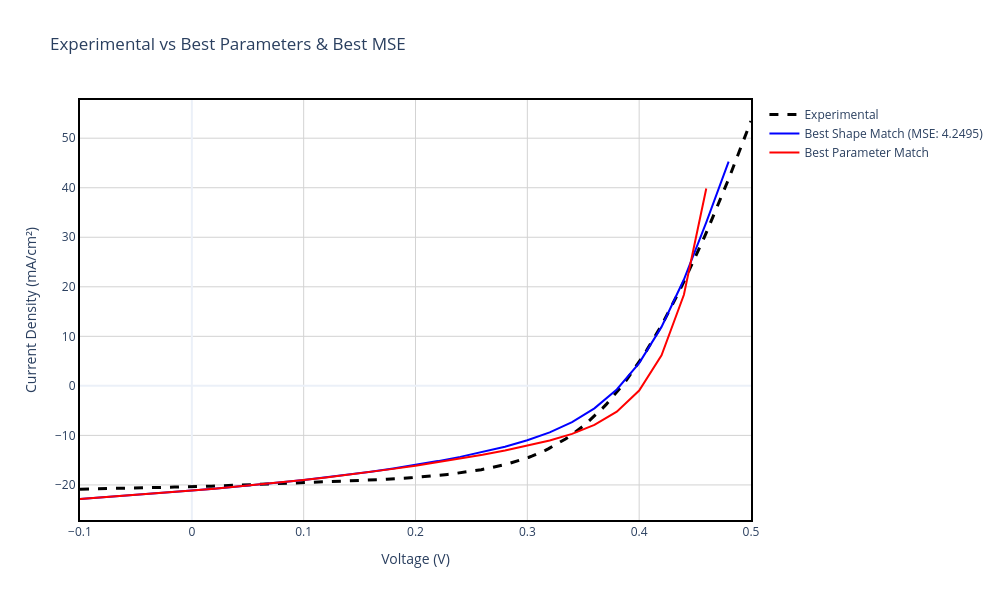

Notebook cell for this chart:
### Markdown cell above
## Section 6: Summary Comparison - Best Matches

This section presents a side-by-side comparison of the experimental J-V curve with the best matching simulations from both approaches:
- **Best Shape Match (MSE)**: Simulation with the most similar curve morphology to experimental data
- **Best Parameter Match**: Simulation with performance parameters (Voc, Jsc, FF, η) closest to targets

### Code cell
# Extract best matches
best_mse = top_5_mse[0]  # Best shape match
best_params = top_5_params[0]  # Best parameter match

# Create comparison figure
fig_summary = go.Figure()

# Add experimental data
fig_summary.add_trace(go.Scatter(
    x=exp_data['v(V)'], y=exp_data['jtot(mA/cm2)'], 
    mode='lines', name='Experimental', 
    line=dict(color='black', dash='dash', width=3),
    hovertemplate='<b>Experimental</b><br>V: %{x:.3f} V<br>J: %{y:.2f} mA/cm²<extra></extra>'
))

# Add best shape match
mask_mse = (best_mse['v(V)'] <= EXP_V_MAX) & (best_mse['jtot(mA/cm2)'] <= EXP_J_MAX)
v_mse = best_mse['v(V)'][mask_mse]
j_mse = best_mse['jtot(mA/cm2)'][mask_mse]
fig_summary.add_trace(go.Scatter(
    x=v_mse, y=j_mse, 
    mode='lines', name=f'Best Shape Match (MSE: {best_mse["mse"]:.4f})',
    line=dict(color='blue', width=2),
    hovertemplate='<b>Best Shape Match</b><br>V: %{x:.3f} V<br>J: %{y:.2f} mA/cm²<extra></extra>'
))

# Add best parameter match
mask_params = (best_params['v(V)'] <= EXP_V_MAX) & (best_params['jtot(mA/cm2)'] <= EXP_J_MAX)
v_params = best_params['v(V)'][mask_params]
j_params = best_params['jtot(mA/cm2)'][mask_params]
fig_summary.add_trace(go.Scatter(
    x=v_params, y=j_params, 
    mode='lines', name=f'Best Parameter Match',
    line=dict(color='red', width=2),
    hovertemplate='<b>Best Parameter Match</b><br>V: %{x:.3f} V<br>J: %{y:.2f} mA/cm²<extra></extra>'
))

fig_summary.update_xaxes(showline=True, linewidth=2, linecolor='black', mirror=True)
fig_summary.update_yaxes(showline=True, linewidth=2, linecolor='black', mirror=True)
fig_summary.update_layout(
    title='Experimental vs Best Parameters & Best MSE',
    xaxis_title='Voltage (V)',
    yaxis_title='Current Density (mA/cm²)',
    hovermode='closest',
    template='plotly_white',
    width=1000,
    height=600,
    plot_bgcolor='white',
    xaxis=dict(showgrid=True, gridwidth=1, gridcolor='lightgray'),
    yaxis=dict(showgrid=True, gridwidth=1, gridcolor='lightgray')
)
fig_summary.show()
fig_summary.write_image(os.path.join(plots_dir, 'Experimental_vs_Best_Parameters_and_Best_MSE.png'), width=1000, height=600)
print(f"✅ Saved Summary Plot to {plots_dir}/Experimental_vs_Best_Parameters_and_Best_MSE.png")

# Create comparison table as visual image
import matplotlib.pyplot as plt
from matplotlib.patches import Rectangle

# Format batch parameters for display
def convert_to_power_format(sci_notation):
    """Convert scientific notation (e.g., 1.00e+10) to power format (e.g., 1*10^10)"""
    import re
    match = re.match(r'([+-]?\d*\.?\d+)e([+-]?\d+)', str(sci_notation), re.IGNORECASE)
    if match:
        mantissa = float(match.group(1))
        exponent = int(match.group(2))
        # Format as "mantissa*10^exponent", removing decimal if it's a whole number
        if mantissa == int(mantissa):
            return f"{int(mantissa)}*10^{exponent}"
        else:
            return f"{mantissa:.0f}*10^{exponent}"
    return str(sci_notation)

def format_batch_params(batch_params):
    """Format batch parameters as a string"""
    params_str = ""
    for param_name, param_val in batch_params:
        # Extract only the part before ">>"
        short_name = param_name.split(">>")[0] if ">>" in param_name else param_name
        # Convert value to power format
        formatted_val = convert_to_power_format(param_val)
        params_str += f"{short_name}: {formatted_val}\n"
    return params_str.rstrip()

# Print batch parameters
mse_batch_str = format_batch_params(best_mse['batch_params'])
params_batch_str = format_batch_params(best_params['batch_params'])

# Display batch parameters line by line
mse_lines = mse_batch_str.split('\n')
params_lines = params_batch_str.split('\n')
max_lines = max(len(mse_lines), len(params_lines))

# Create table data
table_data = [
    ['Metric', 'Experimental', 'Best Shape (MSE)', 'Best Parameters'],
]

# Add batch parameters rows
for i in range(max_lines):
    if i == 0:
        mse_param = mse_lines[i] if i < len(mse_lines) else ""
        params_param = params_lines[i] if i < len(params_lines) else ""
        table_data.append(['Batch Parameters', '', mse_param, params_param])
    else:
        mse_param = mse_lines[i] if i < len(mse_lines) else ""
        params_param = params_lines[i] if i < len(params_lines) else ""
        table_data.append(['', '', mse_param, params_param])

# Add metrics
table_data.append(['Voc (V)', f'{TARGET_VOC:.4f}', f'{best_mse["Voc"]:.4f}', f'{best_params["Voc"]:.4f}'])
table_data.append(['Jsc (mA/cm²)', f'{TARGET_JSC:.4f}', f'{best_mse["Jsc"]:.4f}', f'{best_params["Jsc"]:.4f}'])
table_data.append(['FF (%)', f'{TARGET_FF:.2f}', f'{best_mse["FF"]:.2f}', f'{best_params["FF"]:.2f}'])
table_data.append(['η (%)', f'{TARGET_ETA:.4f}', f'{best_mse["eta"]:.4f}', f'{best_params["eta"]:.4f}'])
table_data.append(['MSE', '', f'{best_mse["mse"]:.6f}', f'{best_params.get("mse", "---")}'])

# Format param score safely
mse_param_score = f"{best_mse.get('param_score', '---'):.6f}" if isinstance(best_mse.get('param_score'), (int, float)) else str(best_mse.get('param_score', '---'))
params_param_score = f"{best_params['param_score']:.6f}"
table_data.append(['Param Score', '', mse_param_score, params_param_score])

# Create figure for table
fig_table, ax = plt.subplots(figsize=(14, 8))
ax.axis('tight')
ax.axis('off')

# Create table
table = ax.table(cellText=table_data, cellLoc='left', loc='center',
                colWidths=[0.15, 0.25, 0.30, 0.30])

# Style the table
table.auto_set_font_size(False)
table.set_fontsize(10)
table.scale(1, 2.5)

# Style header row
for i in range(4):
    cell = table[(0, i)]
    cell.set_facecolor('#4472C4')
    cell.set_text_props(weight='bold', color='white')

# Style alternating rows
for i in range(1, len(table_data)):
    for j in range(4):
        cell = table[(i, j)]
        if i % 2 == 0:
            cell.set_facecolor('#E7E6E6')
        else:
            cell.set_facecolor('#F2F2F2')

# Add title
fig_table.suptitle('BEST MATCHES SUMMARY', fontsize=14, fontweight='bold', y=0.98)

# Save table
table_path = os.path.join(plots_dir, 'Summary_Table.png')
plt.savefig(table_path, dpi=300, bbox_inches='tight')
plt.close()
plt.show()
print(f"✅ Saved Summary Table to {plots_dir}/Summary_Table.png")

### Figure 1 — Plotly figure (JSON) as saved in the notebook; plotly's stock layout.template omitted (floating-point values rounded to 4 significant figures; data arrays with more than 128 entries replaced by an {"elided": "..."} marker saying what was removed)
{"data": [{"hovertemplate": "<b>Experimental</b><br>V: %{x:.3f} V<br>J: %{y:.2f} mA/cm²<extra></extra>", "line": {"color": "black", "dash": "dash", "width": 3}, "mode": "lines", "name": "Experimental", "type": "scatter", "x": {"elided": "200 float values"}, "y": {"elided": "200 float values"}}, {"hovertemplate": "<b>Best Shape Match</b><br>V: %{x:.3f} V<br>J: %{y:.2f} mA/cm²<extra></extra>", "line": {"color": "blue", "width": 2}, "mode": "lines", "name": "Best Shape Match (MSE: 4.2495)", "type": "scatter", "x": [-0.1, -0.08, -0.06, -0.04, -0.02, 0.0, 0.02, 0.04, 0.06, 0.08, 0.1, 0.12, 0.14, 0.16, 0.18, 0.2, 0.22, 0.24, 0.26, 0.28, 0.3, 0.32, 0.34, 0.36, 0.38, 0.4, 0.42, 0.44, 0.46, 0.48], "y": [-22.84, -22.53, -22.2, -21.86, -21.51, -21.14, -20.76, -20.36, -19.93, -19.48, -18.99, -18.48, -17.92, -17.32, -16.67, -15.96, -15.19, -14.34, -13.38, -12.28, -10.98, -9.379, -7.313, -4.543, -0.7215, 4.602, 11.91, 21.47, 33.0, 45.27]}, {"hovertemplate": "<b>Best Parameter Match</b><br>V: %{x:.3f} V<br>J: %{y:.2f} mA/cm²<extra></extra>", "line": {"color": "red", "width": 2}, "mode": "lines", "name": "Best Parameter Match", "type": "scatter", "x": [-0.1, -0.08, -0.06, -0.04, -0.02, 0.0, 0.02, 0.04, 0.06, 0.08, 0.1, 0.12, 0.14, 0.16, 0.18, 0.2, 0.22, 0.24, 0.26, 0.28, 0.3, 0.32, 0.34, 0.36, 0.38, 0.4, 0.42, 0.44, 0.46], "y": [-22.84, -22.53, -22.2, -21.86, -21.51, -21.14, -20.76, -20.36, -19.93, -19.48, -19.01, -18.5, -17.95, -17.38, -16.76, -16.1, -15.41, -14.67, -13.89, -13.05, -12.12, -11.04, -9.7, -7.885, -5.207, -0.955, 6.151, 18.4, 39.83]}], "layout": {"height": 600, "hovermode": "closest", "plot_bgcolor": "white", "title": {"text": "Experimental vs Best Parameters & Best MSE"}, "width": 1000, "xaxis": {"gridcolor": "lightgray", "gridwidth": 1, "linecolor": "black", "linewidth": 2, "mirror": true, "showgrid": true, "showline": true, "title": {"text": "Voltage (V)"}}, "yaxis": {"gridcolor": "lightgray", "gridwidth": 1, "linecolor": "black", "linewidth": 2, "mirror": true, "showgrid": true, "showline": true, "title": {"text": "Current Density (mA/cm²)"}}}}
